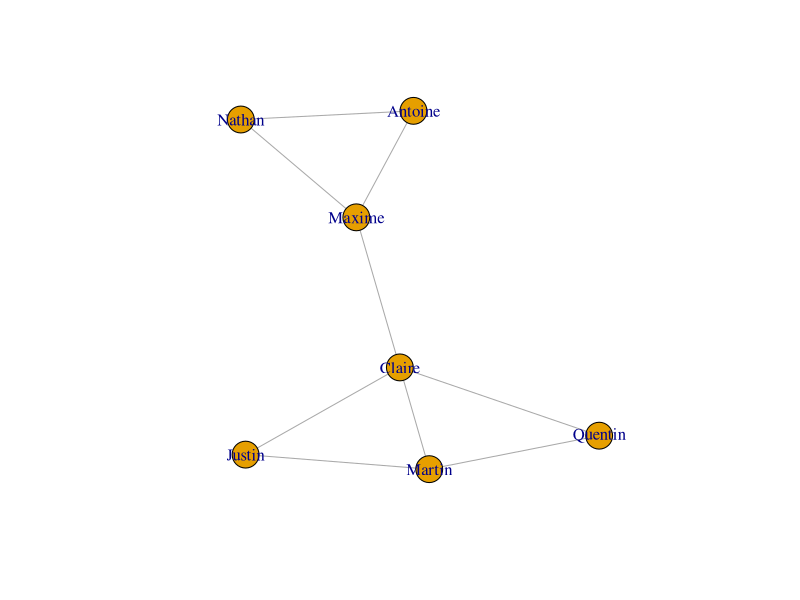
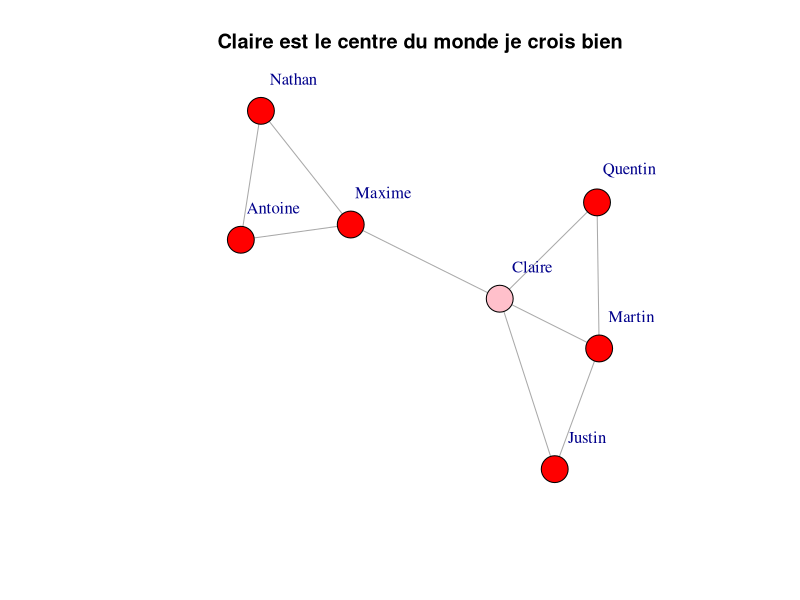

Recreate these plots in R, in order.
## ---- chunk 1
library(igraph)
## ---- chunk 2
ensai_claire <- make_graph(~Claire - Maxime:Justin:Martin:Quentin,
  Maxime - Claire:Antoine:Nathan,
  Justin - Claire:Martin,
  Martin - Claire:Quentin:Justin,
  Antoine - Maxime:Nathan,
  Nathan - Maxime:Antoine,
  Quentin - Claire:Martin)

V(ensai_claire)$is_claire <- c(1, 0, 0, 0,0, 0, 0)
V(ensai_claire)$gender <- c("f", "m", "f", "m", "m", "f", "m")
E(ensai_claire)$is_formal <- c(FALSE, FALSE, TRUE, TRUE, TRUE, FALSE, TRUE, FALSE, FALSE)
summary(ensai_claire)
plot(ensai_claire)
V(ensai_claire)$color <- ifelse(V(ensai_claire)$is_claire == 1, "pink", "red")
plot(ensai_claire,
     layout=layout_nicely,
     vertex.label.dist = 3.5,
     main="Claire est le centre du monde je crois bien")
